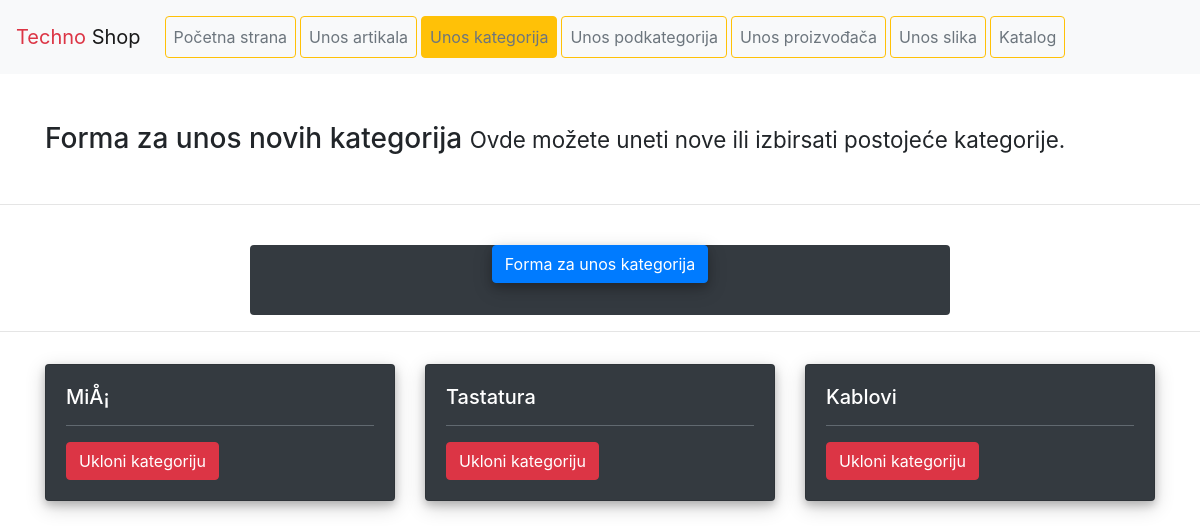
The app's page /php/kategorije/unosKategorija.php, older data.
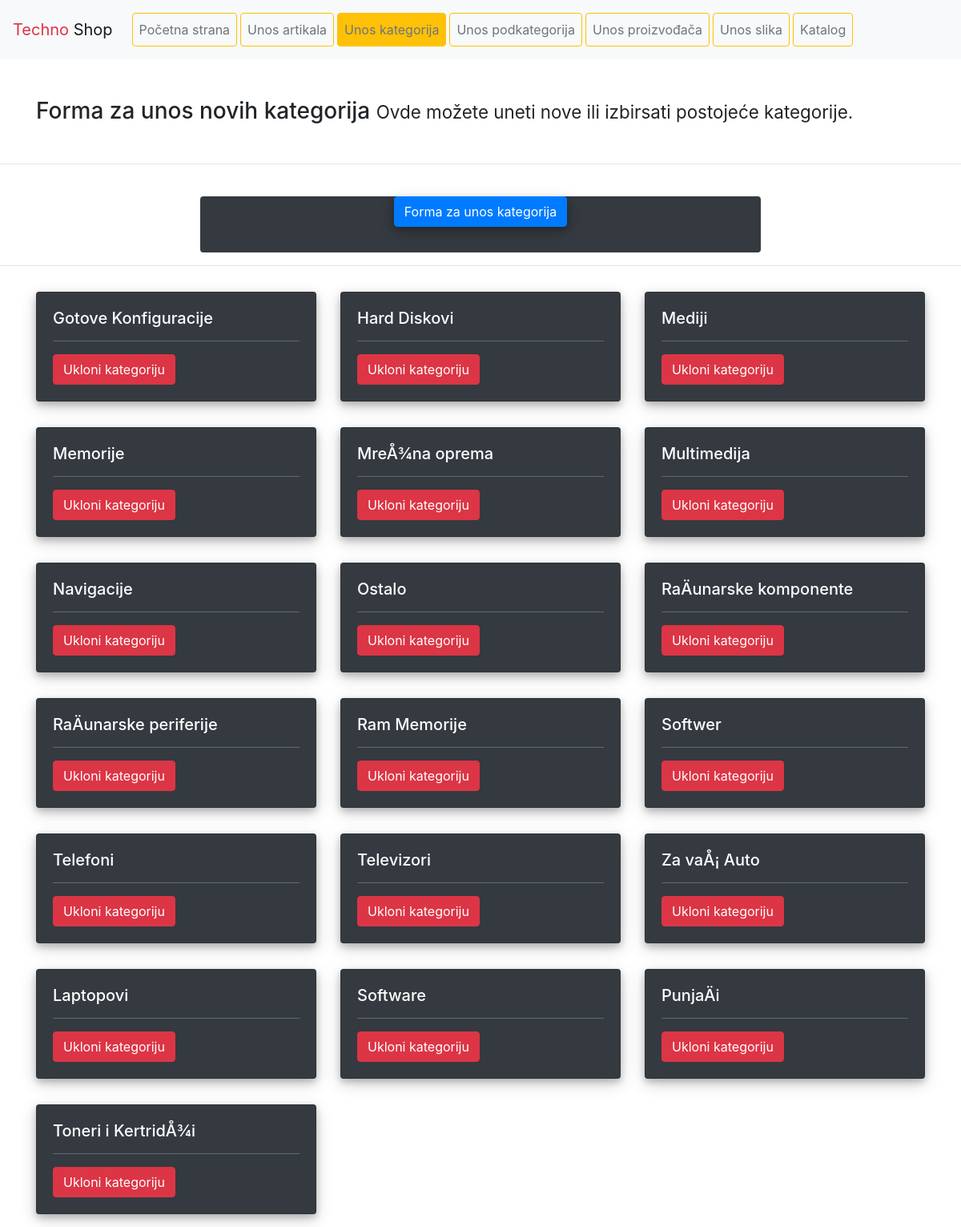
The same page, newer data.
### tables this page shows
CREATE TABLE IF NOT EXISTS `Kategorije` (
  `kategorija_id` int(11) NOT NULL,
  `kategorija_naziv` varchar(128) NOT NULL
);

### php/kategorije/unosKategorija.php (the view, shortened to what this page needs)
<?php
include_once('../header.php');
?>
  <nav class="navbar navbar-expand-lg navbar-light bg-light">
    <a class="navbar-brand" href="../index.php"><span class="text-danger">Techno</span> <span>Shop</span></a>
    <div class="collapse navbar-collapse" id="navbarNavAltMarkup">
      <div class="navbar-nav p-1 m-1">
        <a href="../index.php" class="nav-link btn btn-outline-warning text-secondary mr-1">Početna strana</a>
        <a href="../artikli/unosArtikl.php" class="nav-link btn btn-outline-warning text-secondary mr-1">Unos artikala<span class="sr-only">(current)</span></a>
        <a href="../kategorije/unosKategorija.php" class="nav-link btn btn-outline-warning text-secondary mr-1 active">Unos kategorija</a>
        <a href="../podkategorije/unosPodkategorija.php" class="nav-link btn btn-outline-warning text-secondary mr-1">Unos podkategorija</a>
        <a href="../proizvodjac/unosProizvodjac.php" class="nav-link btn btn-outline-warning text-secondary mr-1">Unos proizvođača</a>
        <a href="../slike/unosSlika.php" class="nav-link btn btn-outline-warning text-secondary mr-1">Unos slika</a>
        <a href="../katalog/katalog.php" class="nav-link btn btn-outline-warning text-secondary mr-1">Katalog</a>
      </div>
    </div>
  </nav>
<br>
<br>
<div class="container">
    <h3>
        Forma za unos novih kategorija
        <small>
            Ovde možete uneti nove ili izbirsati postojeće kategorije.
        </small>
    </h3>
</div>
<br>
<hr>
<br>
<div class="container col-lg-7 col-md-7 text-center bg-dark pb-3 rounded">
    <p>
        <a class="btn btn-primary"
           style="box-shadow: 0 4px 8px 0 rgba(0, 0, 0, 0.2), 0 6px 20px 0 rgba(0, 0, 0, 0.19);"
           data-toggle="collapse" href="#collapseExample" role="button" aria-expanded="false"
           aria-controls="collapseExample">
            Forma za unos kategorija
        </a>
    </p>
</div>
<hr>
<div class="container">
    <div class="row">
        <?php
        try {
            $pdo = Database::connect();
            $query = $pdo->prepare(
                'SELECT * FROM TechnoShop.Kategorije'
            );
            $query->execute();
            while ($row = $query->fetch()) {
                echo '<div class="col-sm-6 col-md-6 col-lg-4 my-3">
                <div class="card text-white bg-dark" style="box-shadow: 0 4px 8px 0 rgba(0, 0, 0, 0.2), 0 6px 20px 0 rgba(0, 0, 0, 0.19);">
                    <div class="card-body">
                        <h5 class="card-title">' . $row['kategorija_naziv'] . '</h5>
                        <hr class="bg-secondary">
                        <a href="ukloniKategoriju.php?id=' . $row['kategorija_id'] . '">
                            <button class="btn btn-danger">Ukloni kategoriju</button>
                        </a>
                    </div>
                </div>
            </div>';
            }
        } catch (PDOException $e) {
            echo $e->getMessage();
        }
        ?>
    </div>
</div>
<?php
    include_once('../footer.php');
?>

### php/header.php (shortened to what this page needs)
<!DOCTYPE html>
<html lang="en">
<head>
    <link rel="stylesheet" href="https://stackpath.bootstrapcdn.com/bootstrap/4.1.2/css/bootstrap.min.css">
</head>
<body>

### php/footer.php (shortened to what this page needs)
</body>
</html>

Row changes from the older to the newer data that the page shows:
removed kategorije: kategorija_naziv "MiÅ¡"
removed kategorije: kategorija_naziv "Tastatura"
removed kategorije: kategorija_naziv "Kablovi"
added kategorije: kategorija_naziv "Gotove Konfiguracije"
added kategorije: kategorija_naziv "Hard Diskovi"
added kategorije: kategorija_naziv "Mediji"
added kategorije: kategorija_naziv "Memorije"
added kategorije: kategorija_naziv "MreÅ¾na oprema"
added kategorije: kategorija_naziv "Multimedija"
added kategorije: kategorija_naziv "Navigacije"
added kategorije: kategorija_naziv "Ostalo"
added kategorije: kategorija_naziv "RaÄunarske komponente"
added kategorije: kategorija_naziv "RaÄunarske periferije"
added kategorije: kategorija_naziv "Ram Memorije"
added kategorije: kategorija_naziv "Softwer"
added kategorije: kategorija_naziv "Telefoni"
added kategorije: kategorija_naziv "Televizori"
added kategorije: kategorija_naziv "Za vaÅ¡ Auto"
added kategorije: kategorija_naziv "Laptopovi"
added kategorije: kategorija_naziv "Software"
added kategorije: kategorija_naziv "PunjaÄi"
added kategorije: kategorija_naziv "Toneri i KertridÅ¾i"
